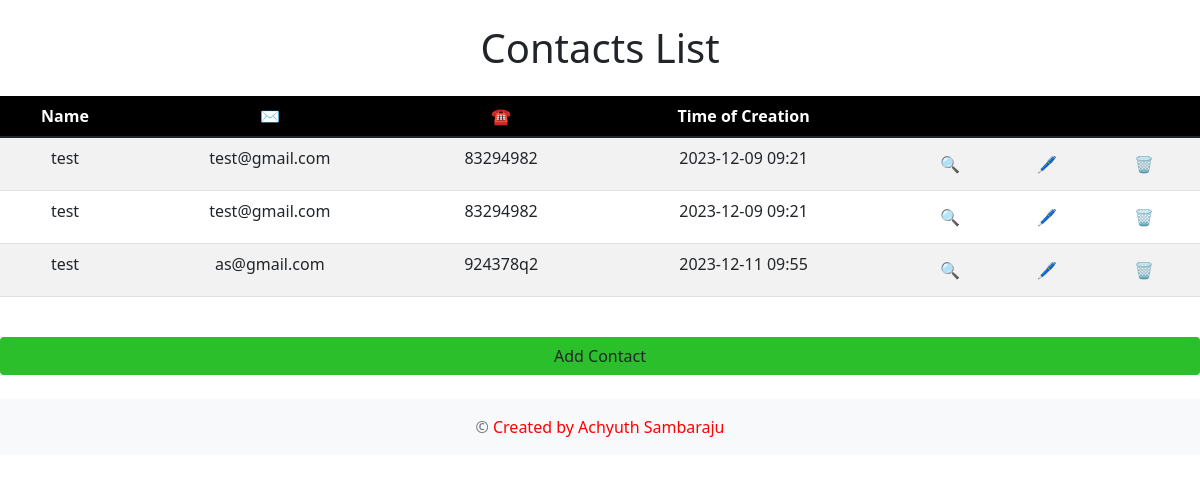
The page /contacts/ on the database as committed earlier.
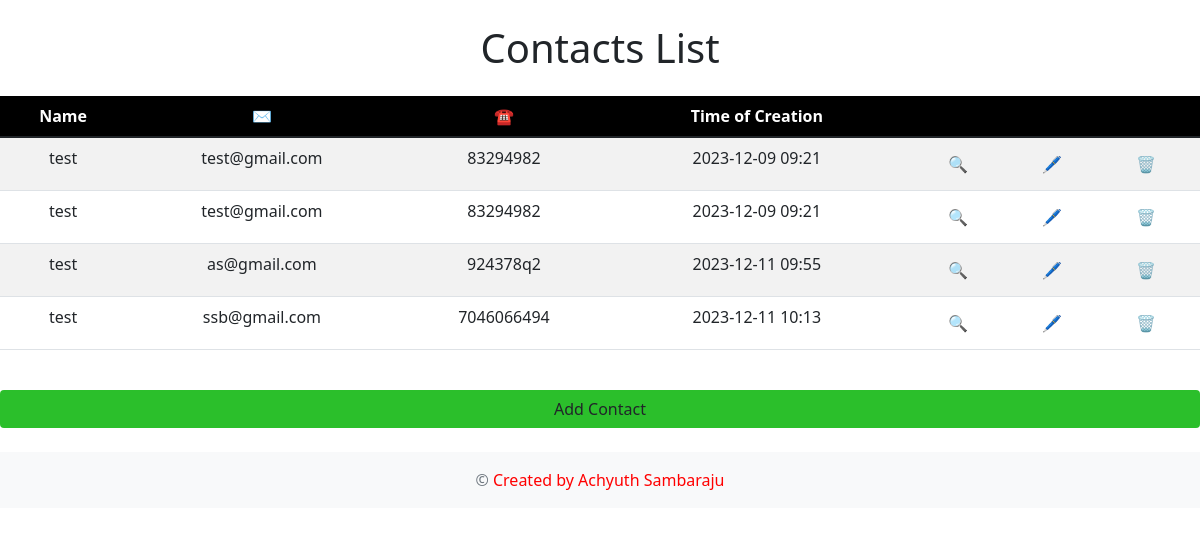
The same page on the database as committed later.
### contacts/models.py (models this page shows, shortened)
class Contact(models.Model):
    name = models.CharField(max_length=100)
    email = models.EmailField()
    phone = models.CharField(max_length=20)
    address = models.TextField(blank=True, null=True)
    created_at = models.DateTimeField(auto_now_add=True)

### contacts/views.py (the view)
# urls.py: path('', views.contact_list, name='contact_list'),
def contact_list(request):
    contacts = Contact.objects.all()
    return render(request, 'contacts/contact_list.html', {'contacts': contacts})

### contacts/templates/contacts/contact_list.html (shortened to what this page needs)
<!DOCTYPE html>
<html lang="en">
<head>
    <link href="https://cdn.jsdelivr.net/npm/bootstrap@5.1.3/dist/css/bootstrap.min.css" rel="stylesheet">
</head>
<body>
    <div class="container-fluid">
        <h1 class="title text-center my-4">Contacts List</h1>
        {% if contacts %}
            <div class="table-responsive">
                <table class="table table-striped table-hover text-center">
                    <thead>
                        <tr>
                            <th>Name</th>
                            <th>✉️</th>
                            <th>☎️</th>
                            <th>Time of Creation</th>
                            <th></th>
                        </tr>
                    </thead>
                    <tbody>
                        {% for contact in contacts %}
                            <tr>
                                <td>{{ contact.name }}</td>
                                <td>{{ contact.email }}</td>
                                <td>{{ contact.phone }}</td>
                                <td>{{ contact.created_at|date:"Y-m-d H:i" }}</td>
                                <td>
                                    <div class="btn-group">
                                        <a href="{% url 'contact_detail' contact.pk %}" class="btn btn-action">🔍</a>
                                        <a href="{% url 'contact_edit' contact.pk %}" class="btn btn-action">🖊️</a>
                                        <a href="{% url 'contact_delete' contact.pk %}" class="btn btn-action">🗑️</a>
                                    </div>
                                </td>
                            </tr>
                        {% endfor %}
                    </tbody>
                </table>
            </div>
        {% else %}
            <p class="text-center">No contacts found.</p>
        {% endif %}
        <div class="text-center my-4">
            <a href="{% url 'contact_new' %}" class="btn btn-add-contact">Add Contact</a>
        </div>
    </div>
    <footer class="footer mt-auto py-3">
        <div class="container text-center">
            <span class="text-muted">&copy;  <span style="color: rgb(255, 0, 0);">Created by Achyuth Sambaraju</span></span>
        </div>
    </footer>
</body>
</html>

Rows that differ between the two databases and show on the page:
added Contact: name "test", email "ssb@gmail.com", phone "7046066494", created_at "2023-12-11 10:13"
